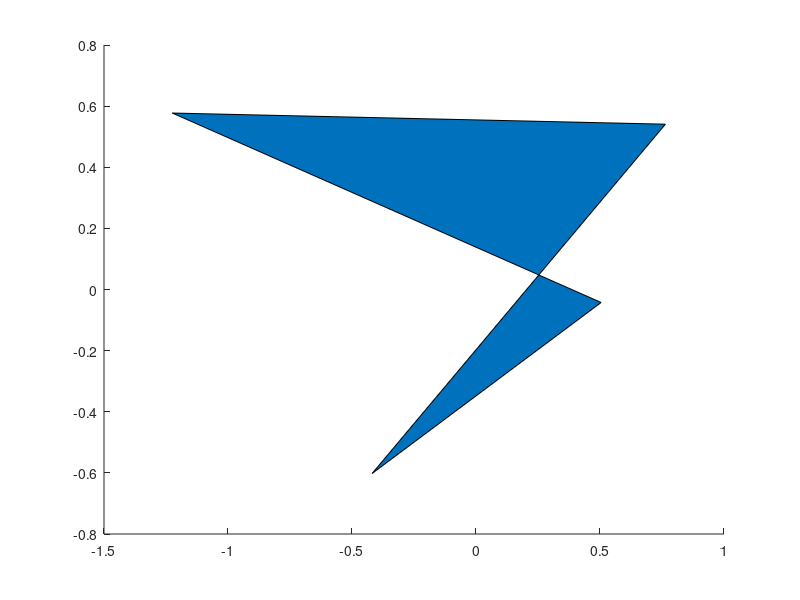

Recreate this plot in MATLAB. (Note: this script raises an error after producing the figure.)
%just runs given example
clear
rng default
x = randn(1,4);
y = randn(1,4);
cols = get(gca,'ColorOrder');
patch('XData',x,'YData',y,'FaceColor',cols(1,:))

rng(1913)
[x,y] = random_quad;

cla
axis equal
patch('XData',x,'YData',y,'FaceColor',cols(1,:))

% Points in the convenient form for transforming
pts = [x; y; ones(1,4)];

% Matrix which rotates by 180 degrees
rotmat = [-1  0 0; ...
           0 -1 0; ...
           0  0 1];
% 
% % The center of the first edge
% c = pts(:,1)/2 + pts(:,2)/2;
% 
% % Rotate by 180, and translate into place
% offset = rotmat*c - c;
% xlatmat = [1 0 offset(1); ...
%            0 1 offset(2); ...
%            0 0         1];
% p2 = rotmat*xlatmat*pts;
% 
% % and draw
% patch('XData',p2(1,:),'YData',p2(2,:),'FaceColor',cols(2,:))
% cm = line(c(1),c(2),'Color','black','Marker','o','MarkerSize',12);
% 
% c = pts(:,2)/2 + pts(:,3)/2;
% offset = rotmat*c - c;
% xlatmat = [1 0 offset(1); ...
%            0 1 offset(2); ...
%            0 0         1];
% p2 = rotmat*xlatmat*pts;
% patch('XData',p2(1,:),'YData',p2(2,:),'FaceColor',cols(3,:))
% delete(cm)
% cm = line(c(1),c(2),'Color','black','Marker','o','MarkerSize',12);
% c = pts(:,3)/2 + pts(:,4)/2;
% offset = rotmat*c - c;
% xlatmat = [1 0 offset(1); ...
%            0 1 offset(2); ...
%            0 0         1];
% p2 = rotmat*xlatmat*pts;
% patch('XData',p2(1,:),'YData',p2(2,:),'FaceColor',cols(4,:))
% delete(cm)
% cm = line(c(1),c(2),'Color','black','Marker','o','MarkerSize',12);
% 
% c = pts(:,4)/2 + pts(:,1)/2;
% offset = rotmat*c - c;
% xlatmat = [1 0 offset(1); ...
%            0 1 offset(2); ...
%            0 0         1];
% p2 = rotmat*xlatmat*pts;
% patch('XData',p2(1,:),'YData',p2(2,:),'FaceColor',cols(5,:))
% delete(cm)
% cm = line(c(1),c(2),'Color','black','Marker','o','MarkerSize',12);
% 
% % Rotate around the first side again
% c1 = pts(:,1)/2 + pts(:,2)/2;
% offset = rotmat*c1 - c1;
% xlatmat = [1 0 offset(1); ...
%            0 1 offset(2); ...
%            0 0         1];
% p2 = rotmat*xlatmat*pts;
% 
% % And then rotate that around the second side of the result.
% c2 = p2(:,2)/2 + p2(:,3)/2;
% offset = rotmat*c2 - c2;
% xlatmat = [1 0 offset(1); ...
%            0 1 offset(2); ...
%            0 0         1];
% p3 = rotmat*xlatmat*p2;
% 
% delete(cm)
% patch('XData',p3(1,:),'YData',p3(2,:),'FaceColor',cols(6,:))
% cm = line([c1(1) c2(1)],[c1(2) c2(2)],'Color','black','LineStyle','none','Marker','o','MarkerSize',12);

%% 
%%%%%%%%%%%%%%% large tiling %%%%%%%%%%%%%%%%%%%%%%%%%%%%

cla
axis off
set(gca,'Position',[0 0 1 1])
xdata = pts(1,:);
ydata = pts(2,:);

c = [(pts(1:2,1) + pts(1:2,2))/2; 1];
offset = rotmat*c - c;
xlatmat = [1 0 offset(1); ...
           0 1 offset(2); ...
           0 0         1];
p2 = rotmat*xlatmat*pts;
xdata(2,:) = p2(1,:);
ydata(2,:) = p2(2,:);

dark = [.75 .75 .75];
light = [.875 .875 .875];
patch('XData',xdata','YData',ydata','FaceColor',dark)
uvec = pts(:,1) - pts(:,3);
vvec = pts(:,2) - pts(:,4);

cla
for i=-7:7
    for j=-5:5
        ci = mod(3*j+2*i,5);
        h = patch('XData',xdata' + i*uvec(1) + j*vvec(1),'YData',ydata' + i*uvec(2) + j*vvec(2));
        h.FaceVertexCData = cols(ci+(1:2),:);
        h.FaceColor = 'flat';
    end
end

